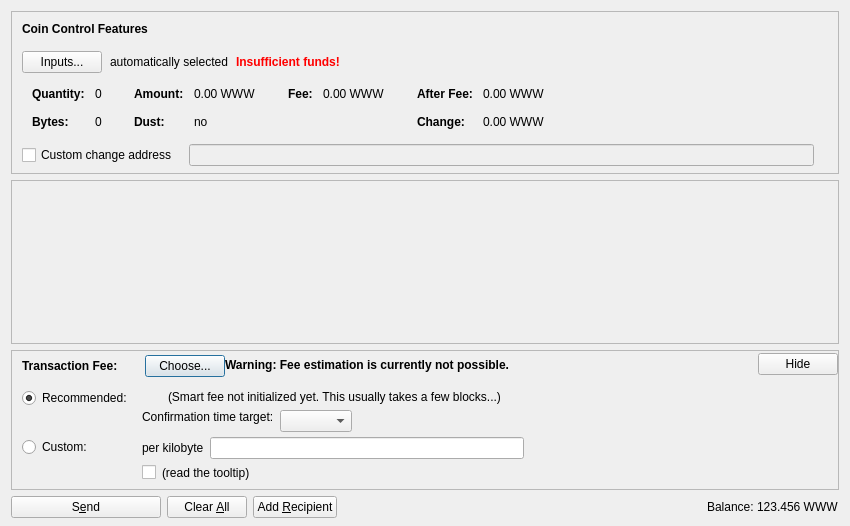
<?xml version="1.0" encoding="UTF-8"?>
<ui version="4.0">
 <class>SendCoinsDialog</class>
 <widget class="QDialog" name="SendCoinsDialog">
  <property name="geometry">
   <rect>
    <x>0</x>
    <y>0</y>
    <width>850</width>
    <height>526</height>
   </rect>
  </property>
  <property name="windowTitle">
   <string>Send Coins</string>
  </property>
  <layout class="QVBoxLayout" name="verticalLayout" stretch="0,1,0,0">
   <property name="bottomMargin">
    <number>8</number>
   </property>
   <item>
    <widget class="QFrame" name="frameCoinControl">
     <property name="sizePolicy">
      <sizepolicy hsizetype="Expanding" vsizetype="Expanding">
       <horstretch>0</horstretch>
       <verstretch>0</verstretch>
      </sizepolicy>
     </property>
     <property name="maximumSize">
      <size>
       <width>16777215</width>
       <height>16777215</height>
      </size>
     </property>
     <property name="frameShape">
      <enum>QFrame::StyledPanel</enum>
     </property>
     <property name="frameShadow">
      <enum>QFrame::Sunken</enum>
     </property>
     <layout class="QVBoxLayout" name="verticalLayoutCoinControl2">
      <property name="spacing">
       <number>0</number>
      </property>
      <property name="leftMargin">
       <number>0</number>
      </property>
      <property name="topMargin">
       <number>0</number>
      </property>
      <property name="rightMargin">
       <number>0</number>
      </property>
      <property name="bottomMargin">
       <number>6</number>
      </property>
      <item>
       <layout class="QVBoxLayout" name="verticalLayoutCoinControl" stretch="0,0,0,0,1">
        <property name="spacing">
         <number>0</number>
        </property>
        <property name="leftMargin">
         <number>10</number>
        </property>
        <property name="topMargin">
         <number>10</number>
        </property>
        <item>
         <layout class="QHBoxLayout" name="horizontalLayoutCoinControl1">
          <property name="bottomMargin">
           <number>15</number>
          </property>
          <item>
           <widget class="QLabel" name="labelCoinControlFeatures">
            <property name="sizePolicy">
             <sizepolicy hsizetype="Preferred" vsizetype="Maximum">
              <horstretch>0</horstretch>
              <verstretch>0</verstretch>
             </sizepolicy>
            </property>
            <property name="font">
             <font>
              <weight>75</weight>
              <bold>true</bold>
             </font>
            </property>
            <property name="styleSheet">
             <string notr="true">font-weight:bold;</string>
            </property>
            <property name="text">
             <string>Coin Control Features</string>
            </property>
           </widget>
          </item>
         </layout>
        </item>
        <item>
         <layout class="QHBoxLayout" name="horizontalLayoutCoinControl2" stretch="0,0,0,0">
          <property name="spacing">
           <number>8</number>
          </property>
          <property name="bottomMargin">
           <number>10</number>
          </property>
          <item>
           <widget class="QPushButton" name="pushButtonCoinControl">
            <property name="styleSheet">
             <string notr="true"/>
            </property>
            <property name="text">
             <string>Inputs...</string>
            </property>
            <property name="autoDefault">
             <bool>false</bool>
            </property>
           </widget>
          </item>
          <item>
           <widget class="QLabel" name="labelCoinControlAutomaticallySelected">
            <property name="text">
             <string>automatically selected</string>
            </property>
            <property name="margin">
             <number>5</number>
            </property>
           </widget>
          </item>
          <item>
           <widget class="QLabel" name="labelCoinControlInsuffFunds">
            <property name="font">
             <font>
              <weight>75</weight>
              <bold>true</bold>
             </font>
            </property>
            <property name="styleSheet">
             <string notr="true">color:red;font-weight:bold;</string>
            </property>
            <property name="text">
             <string>Insufficient funds!</string>
            </property>
            <property name="margin">
             <number>5</number>
            </property>
           </widget>
          </item>
          <item>
           <spacer name="horizontalSpacerCoinControl">
            <property name="orientation">
             <enum>Qt::Horizontal</enum>
            </property>
            <property name="sizeHint" stdset="0">
             <size>
              <width>40</width>
              <height>1</height>
             </size>
            </property>
           </spacer>
          </item>
         </layout>
        </item>
        <item>
         <widget class="QWidget" name="widgetCoinControl" native="true">
          <property name="sizePolicy">
           <sizepolicy hsizetype="Preferred" vsizetype="Preferred">
            <horstretch>0</horstretch>
            <verstretch>0</verstretch>
           </sizepolicy>
          </property>
          <property name="minimumSize">
           <size>
            <width>0</width>
            <height>0</height>
           </size>
          </property>
          <property name="styleSheet">
           <string notr="true"/>
          </property>
          <layout class="QHBoxLayout" name="horizontalLayoutCoinControl5">
           <property name="leftMargin">
            <number>0</number>
           </property>
           <property name="topMargin">
            <number>0</number>
           </property>
           <property name="rightMargin">
            <number>0</number>
           </property>
           <property name="bottomMargin">
            <number>0</number>
           </property>
           <item>
            <layout class="QHBoxLayout" name="horizontalLayoutCoinControl3" stretch="0,0,0,1">
             <property name="spacing">
              <number>20</number>
             </property>
             <property name="topMargin">
              <number>0</number>
             </property>
             <property name="bottomMargin">
              <number>10</number>
             </property>
             <item>
              <layout class="QFormLayout" name="formLayoutCoinControl1">
               <property name="horizontalSpacing">
                <number>10</number>
               </property>
               <property name="verticalSpacing">
                <number>14</number>
               </property>
               <property name="leftMargin">
                <number>10</number>
               </property>
               <property name="topMargin">
                <number>4</number>
               </property>
               <property name="rightMargin">
                <number>6</number>
               </property>
               <item row="0" column="0">
                <widget class="QLabel" name="labelCoinControlQuantityText">
                 <property name="font">
                  <font>
                   <weight>75</weight>
                   <bold>true</bold>
                  </font>
                 </property>
                 <property name="text">
                  <string>Quantity:</string>
                 </property>
                 <property name="margin">
                  <number>0</number>
                 </property>
                </widget>
               </item>
               <item row="0" column="1">
                <widget class="QLabel" name="labelCoinControlQuantity">
                 <property name="cursor">
                  <cursorShape>IBeamCursor</cursorShape>
                 </property>
                 <property name="contextMenuPolicy">
                  <enum>Qt::ActionsContextMenu</enum>
                 </property>
                 <property name="text">
                  <string notr="true">0</string>
                 </property>
                 <property name="margin">
                  <number>0</number>
                 </property>
                 <property name="textInteractionFlags">
                  <set>Qt::LinksAccessibleByMouse|Qt::TextSelectableByKeyboard|Qt::TextSelectableByMouse</set>
                 </property>
                </widget>
               </item>
               <item row="1" column="0">
                <widget class="QLabel" name="labelCoinControlBytesText">
                 <property name="font">
                  <font>
                   <weight>75</weight>
                   <bold>true</bold>
                  </font>
                 </property>
                 <property name="text">
                  <string>Bytes:</string>
                 </property>
                </widget>
               </item>
               <item row="1" column="1">
                <widget class="QLabel" name="labelCoinControlBytes">
                 <property name="cursor">
                  <cursorShape>IBeamCursor</cursorShape>
                 </property>
                 <property name="contextMenuPolicy">
                  <enum>Qt::ActionsContextMenu</enum>
                 </property>
                 <property name="text">
                  <string notr="true">0</string>
                 </property>
                 <property name="textInteractionFlags">
                  <set>Qt::LinksAccessibleByMouse|Qt::TextSelectableByKeyboard|Qt::TextSelectableByMouse</set>
                 </property>
                </widget>
               </item>
              </layout>
             </item>
             <item>
              <layout class="QFormLayout" name="formLayoutCoinControl2">
               <property name="horizontalSpacing">
                <number>10</number>
               </property>
               <property name="verticalSpacing">
                <number>14</number>
               </property>
               <property name="leftMargin">
                <number>6</number>
               </property>
               <property name="topMargin">
                <number>4</number>
               </property>
               <property name="rightMargin">
                <number>6</number>
               </property>
               <item row="0" column="0">
                <widget class="QLabel" name="labelCoinControlAmountText">
                 <property name="font">
                  <font>
                   <weight>75</weight>
                   <bold>true</bold>
                  </font>
                 </property>
                 <property name="text">
                  <string>Amount:</string>
                 </property>
                 <property name="margin">
                  <number>0</number>
                 </property>
                </widget>
               </item>
               <item row="0" column="1">
                <widget class="QLabel" name="labelCoinControlAmount">
                 <property name="cursor">
                  <cursorShape>IBeamCursor</cursorShape>
                 </property>
                 <property name="contextMenuPolicy">
                  <enum>Qt::ActionsContextMenu</enum>
                 </property>
                 <property name="text">
                  <string notr="true">0.00 WWW</string>
                 </property>
                 <property name="textInteractionFlags">
                  <set>Qt::LinksAccessibleByMouse|Qt::TextSelectableByKeyboard|Qt::TextSelectableByMouse</set>
                 </property>
                </widget>
               </item>
               <item row="1" column="0">
                <widget class="QLabel" name="labelCoinControlLowOutputText">
                 <property name="font">
                  <font>
                   <weight>75</weight>
                   <bold>true</bold>
                  </font>
                 </property>
                 <property name="text">
                  <string>Dust:</string>
                 </property>
                </widget>
               </item>
               <item row="1" column="1">
                <widget class="QLabel" name="labelCoinControlLowOutput">
                 <property name="cursor">
                  <cursorShape>IBeamCursor</cursorShape>
                 </property>
                 <property name="contextMenuPolicy">
                  <enum>Qt::ActionsContextMenu</enum>
                 </property>
                 <property name="text">
                  <string notr="true">no</string>
                 </property>
                 <property name="textInteractionFlags">
                  <set>Qt::LinksAccessibleByMouse|Qt::TextSelectableByKeyboard|Qt::TextSelectableByMouse</set>
                 </property>
                </widget>
               </item>
              </layout>
             </item>
             <item>
              <layout class="QFormLayout" name="formLayoutCoinControl3">
               <property name="horizontalSpacing">
                <number>10</number>
               </property>
               <property name="verticalSpacing">
                <number>14</number>
               </property>
               <property name="leftMargin">
                <number>6</number>
               </property>
               <property name="topMargin">
                <number>4</number>
               </property>
               <property name="rightMargin">
                <number>6</number>
               </property>
               <item row="0" column="0">
                <widget class="QLabel" name="labelCoinControlFeeText">
                 <property name="font">
                  <font>
                   <weight>75</weight>
                   <bold>true</bold>
                  </font>
                 </property>
                 <property name="text">
                  <string>Fee:</string>
                 </property>
                 <property name="margin">
                  <number>0</number>
                 </property>
                </widget>
               </item>
               <item row="0" column="1">
                <widget class="QLabel" name="labelCoinControlFee">
                 <property name="cursor">
                  <cursorShape>IBeamCursor</cursorShape>
                 </property>
                 <property name="contextMenuPolicy">
                  <enum>Qt::ActionsContextMenu</enum>
                 </property>
                 <property name="text">
                  <string notr="true">0.00 WWW</string>
                 </property>
                 <property name="textInteractionFlags">
                  <set>Qt::LinksAccessibleByMouse|Qt::TextSelectableByKeyboard|Qt::TextSelectableByMouse</set>
                 </property>
                </widget>
               </item>
              </layout>
             </item>
             <item>
              <layout class="QFormLayout" name="formLayoutCoinControl4">
               <property name="horizontalSpacing">
                <number>10</number>
               </property>
               <property name="verticalSpacing">
                <number>14</number>
               </property>
               <property name="leftMargin">
                <number>6</number>
               </property>
               <property name="topMargin">
                <number>4</number>
               </property>
               <property name="rightMargin">
                <number>6</number>
               </property>
               <item row="0" column="0">
                <widget class="QLabel" name="labelCoinControlAfterFeeText">
                 <property name="font">
                  <font>
                   <weight>75</weight>
                   <bold>true</bold>
                  </font>
                 </property>
                 <property name="text">
                  <string>After Fee:</string>
                 </property>
                 <property name="margin">
                  <number>0</number>
                 </property>
                </widget>
               </item>
               <item row="0" column="1">
                <widget class="QLabel" name="labelCoinControlAfterFee">
                 <property name="cursor">
                  <cursorShape>IBeamCursor</cursorShape>
                 </property>
                 <property name="contextMenuPolicy">
                  <enum>Qt::ActionsContextMenu</enum>
                 </property>
                 <property name="text">
                  <string notr="true">0.00 WWW</string>
                 </property>
                 <property name="textInteractionFlags">
                  <set>Qt::LinksAccessibleByMouse|Qt::TextSelectableByKeyboard|Qt::TextSelectableByMouse</set>
                 </property>
                </widget>
               </item>
               <item row="1" column="0">
                <widget class="QLabel" name="labelCoinControlChangeText">
                 <property name="font">
                  <font>
                   <weight>75</weight>
                   <bold>true</bold>
                  </font>
                 </property>
                 <property name="text">
                  <string>Change:</string>
                 </property>
                </widget>
               </item>
               <item row="1" column="1">
                <widget class="QLabel" name="labelCoinControlChange">
                 <property name="cursor">
                  <cursorShape>IBeamCursor</cursorShape>
                 </property>
                 <property name="contextMenuPolicy">
                  <enum>Qt::ActionsContextMenu</enum>
                 </property>
                 <property name="text">
                  <string notr="true">0.00 WWW</string>
                 </property>
                 <property name="textInteractionFlags">
                  <set>Qt::LinksAccessibleByMouse|Qt::TextSelectableByKeyboard|Qt::TextSelectableByMouse</set>
                 </property>
                </widget>
               </item>
              </layout>
             </item>
            </layout>
           </item>
          </layout>
         </widget>
        </item>
        <item>
         <layout class="QHBoxLayout" name="horizontalLayoutCoinControl4" stretch="0,0,0">
          <property name="spacing">
           <number>12</number>
          </property>
          <property name="sizeConstraint">
           <enum>QLayout::SetDefaultConstraint</enum>
          </property>
          <property name="topMargin">
           <number>5</number>
          </property>
          <property name="rightMargin">
           <number>5</number>
          </property>
          <item>
           <widget class="QCheckBox" name="checkBoxCoinControlChange">
            <property name="toolTip">
             <string>If this is activated, but the change address is empty or invalid, change will be sent to a newly generated address.</string>
            </property>
            <property name="text">
             <string>Custom change address</string>
            </property>
           </widget>
          </item>
          <item>
           <widget class="QValidatedLineEdit" name="lineEditCoinControlChange">
            <property name="enabled">
             <bool>false</bool>
            </property>
            <property name="sizePolicy">
             <sizepolicy hsizetype="Expanding" vsizetype="Fixed">
              <horstretch>0</horstretch>
              <verstretch>0</verstretch>
             </sizepolicy>
            </property>
           </widget>
          </item>
          <item>
           <widget class="QLabel" name="labelCoinControlChangeLabel">
            <property name="sizePolicy">
             <sizepolicy hsizetype="Preferred" vsizetype="Expanding">
              <horstretch>0</horstretch>
              <verstretch>0</verstretch>
             </sizepolicy>
            </property>
            <property name="minimumSize">
             <size>
              <width>0</width>
              <height>0</height>
             </size>
            </property>
            <property name="text">
             <string/>
            </property>
            <property name="margin">
             <number>3</number>
            </property>
           </widget>
          </item>
         </layout>
        </item>
        <item>
         <spacer name="verticalSpacerCoinControl">
          <property name="orientation">
           <enum>Qt::Vertical</enum>
          </property>
          <property name="sizeHint" stdset="0">
           <size>
            <width>800</width>
            <height>1</height>
           </size>
          </property>
         </spacer>
        </item>
       </layout>
      </item>
     </layout>
    </widget>
   </item>
   <item>
    <widget class="QScrollArea" name="scrollArea">
     <property name="widgetResizable">
      <bool>true</bool>
     </property>
     <widget class="QWidget" name="scrollAreaWidgetContents">
      <property name="geometry">
       <rect>
        <x>0</x>
        <y>0</y>
        <width>830</width>
        <height>104</height>
       </rect>
      </property>
      <layout class="QVBoxLayout" name="verticalLayout_2" stretch="0,1">
       <property name="leftMargin">
        <number>0</number>
       </property>
       <property name="topMargin">
        <number>0</number>
       </property>
       <property name="rightMargin">
        <number>0</number>
       </property>
       <property name="bottomMargin">
        <number>0</number>
       </property>
       <item>
        <layout class="QVBoxLayout" name="entries">
         <property name="spacing">
          <number>6</number>
         </property>
        </layout>
       </item>
       <item>
        <spacer name="verticalSpacer">
         <property name="orientation">
          <enum>Qt::Vertical</enum>
         </property>
         <property name="sizeHint" stdset="0">
          <size>
           <width>20</width>
           <height>40</height>
          </size>
         </property>
        </spacer>
       </item>
      </layout>
     </widget>
    </widget>
   </item>
   <item>
    <widget class="QFrame" name="frameFee">
     <property name="sizePolicy">
      <sizepolicy hsizetype="Expanding" vsizetype="Expanding">
       <horstretch>0</horstretch>
       <verstretch>0</verstretch>
      </sizepolicy>
     </property>
     <property name="maximumSize">
      <size>
       <width>16777215</width>
       <height>16777215</height>
      </size>
     </property>
     <property name="frameShape">
      <enum>QFrame::StyledPanel</enum>
     </property>
     <property name="frameShadow">
      <enum>QFrame::Sunken</enum>
     </property>
     <layout class="QVBoxLayout" name="verticalLayoutFee1">
      <property name="spacing">
       <number>0</number>
      </property>
      <property name="leftMargin">
       <number>0</number>
      </property>
      <property name="topMargin">
       <number>0</number>
      </property>
      <property name="rightMargin">
       <number>0</number>
      </property>
      <property name="bottomMargin">
       <number>0</number>
      </property>
      <item>
       <layout class="QVBoxLayout" name="verticalLayoutFee2" stretch="0,0,0">
        <property name="spacing">
         <number>0</number>
        </property>
        <property name="leftMargin">
         <number>10</number>
        </property>
        <property name="topMargin">
         <number>0</number>
        </property>
        <item>
         <layout class="QHBoxLayout" name="horizontalLayoutFee1">
          <property name="bottomMargin">
           <number>0</number>
          </property>
          <item>
           <layout class="QVBoxLayout" name="verticalLayoutFee7">
            <property name="spacing">
             <number>0</number>
            </property>
            <item>
             <spacer name="verticalSpacerSmartFee">
              <property name="orientation">
               <enum>Qt::Vertical</enum>
              </property>
              <property name="sizeType">
               <enum>QSizePolicy::Fixed</enum>
              </property>
              <property name="sizeHint" stdset="0">
               <size>
                <width>1</width>
                <height>4</height>
               </size>
              </property>
             </spacer>
            </item>
            <item>
             <layout class="QHBoxLayout" name="horizontalLayoutSmartFee">
              <property name="spacing">
               <number>10</number>
              </property>
              <item>
               <widget class="QLabel" name="labelFeeHeadline">
                <property name="sizePolicy">
                 <sizepolicy hsizetype="Preferred" vsizetype="Maximum">
                  <horstretch>0</horstretch>
                  <verstretch>0</verstretch>
                 </sizepolicy>
                </property>
                <property name="font">
                 <font>
                  <weight>75</weight>
                  <bold>true</bold>
                 </font>
                </property>
                <property name="styleSheet">
                 <string notr="true">font-weight:bold;</string>
                </property>
                <property name="text">
                 <string>Transaction Fee:</string>
                </property>
               </widget>
              </item>
              <item>
               <widget class="QLabel" name="labelFeeMinimized">
                <property name="text">
                 <string/>
                </property>
               </widget>
              </item>
              <item>
               <widget class="QPushButton" name="buttonChooseFee">
                <property name="text">
                 <string>Choose...</string>
                </property>
               </widget>
              </item>
             </layout>
            </item>
            <item>
             <spacer name="verticalSpacer_5">
              <property name="orientation">
               <enum>Qt::Vertical</enum>
              </property>
              <property name="sizeHint" stdset="0">
               <size>
                <width>1</width>
                <height>1</height>
               </size>
              </property>
             </spacer>
            </item>
           </layout>
          </item>
          <item>
           <widget class="QLabel" name="fallbackFeeWarningLabel">
            <property name="toolTip">
             <string>Using the fallbackfee can result in sending a transaction that will take several hours or days (or never) to confirm. Consider choosing your fee manually or wait until you have validated the complete chain.</string>
            </property>
            <property name="font">
            <font>
                <weight>75</weight>
                <bold>true</bold>
            </font>
            </property>
            <property name="text">
             <string>Warning: Fee estimation is currently not possible.</string>
            </property>
            <property name="wordWrap">
             <bool>false</bool>
            </property>
           </widget>
          </item>
          <item>
           <spacer name="horizontalSpacer_4">
            <property name="orientation">
             <enum>Qt::Horizontal</enum>
            </property>
            <property name="sizeType">
             <enum>QSizePolicy::MinimumExpanding</enum>
            </property>
            <property name="sizeHint" stdset="0">
             <size>
              <width>40</width>
              <height>20</height>
             </size>
            </property>
           </spacer>
          </item>
          <item>
           <widget class="QPushButton" name="buttonMinimizeFee">
            <property name="toolTip">
             <string>collapse fee-settings</string>
            </property>
            <property name="text">
             <string>Hide</string>
            </property>
           </widget>
          </item>
         </layout>
        </item>
        <item>
         <widget class="QFrame" name="frameFeeSelection">
          <layout class="QVBoxLayout" name="verticalLayoutFee12">
           <property name="spacing">
            <number>0</number>
           </property>
           <property name="leftMargin">
            <number>0</number>
           </property>
           <property name="topMargin">
            <number>0</number>
           </property>
           <property name="rightMargin">
            <number>0</number>
           </property>
           <property name="bottomMargin">
            <number>0</number>
           </property>
           <item>
            <layout class="QGridLayout" name="gridLayoutFee">
             <property name="topMargin">
              <number>10</number>
             </property>
             <property name="bottomMargin">
              <number>4</number>
             </property>
             <property name="horizontalSpacing">
              <number>10</number>
             </property>
             <property name="verticalSpacing">
              <number>4</number>
             </property>
             <item row="1" column="1">
              <layout class="QVBoxLayout" name="verticalLayoutFee8">
               <property name="spacing">
                <number>6</number>
               </property>
               <item>
                <layout class="QHBoxLayout" name="horizontalLayoutFee13">
                 <item>
                  <widget class="QLabel" name="labelCustomPerKilobyte">
                   <property name="toolTip">
                    <string>If the custom fee is set to 1000 satoshis and the transaction is only 250 bytes, then &quot;per kilobyte&quot; only pays 250 satoshis in fee, while &quot;total at least&quot; pays 1000 satoshis. For transactions bigger than a kilobyte both pay by kilobyte.</string>
                   </property>
                   <property name="text">
                    <string>per kilobyte</string>
                   </property>
                  </widget>
                 </item>
                 <item>
                  <widget class="BitcoinAmountField" name="customFee"/>
                 </item>
                 <item>
                  <spacer name="horizontalSpacer_6">
                   <property name="orientation">
                    <enum>Qt::Horizontal</enum>
                   </property>
                   <property name="sizeHint" stdset="0">
                    <size>
                     <width>1</width>
                     <height>1</height>
                    </size>
                   </property>
                  </spacer>
                 </item>
                </layout>
               </item>
               <item>
                <layout class="QHBoxLayout" name="horizontalLayoutFee8">
                 <item>
                  <widget class="QCheckBox" name="checkBoxMinimumFee">
                   <property name="toolTip">
                    <string>Paying only the minimum fee is just fine as long as there is less transaction volume than space in the blocks. But be aware that this can end up in a never confirming transaction once there is more demand for wwwcoin transactions than the network can process.</string>
                   </property>
                   <property name="text">
                    <string/>
                   </property>
                  </widget>
                 </item>
                 <item>
                  <widget class="QLabel" name="labelMinFeeWarning">
                   <property name="enabled">
                    <bool>true</bool>
                   </property>
                   <property name="toolTip">
                    <string>Paying only the minimum fee is just fine as long as there is less transaction volume than space in the blocks. But be aware that this can end up in a never confirming transaction once there is more demand for wwwcoin transactions than the network can process.</string>
                   </property>
                   <property name="text">
                    <string>(read the tooltip)</string>
                   </property>
                   <property name="margin">
                    <number>5</number>
                   </property>
                  </widget>
                 </item>
                 <item>
                  <spacer name="horizontalSpacer_2">
                   <property name="orientation">
                    <enum>Qt::Horizontal</enum>
                   </property>
                   <property name="sizeHint" stdset="0">
                    <size>
                     <width>1</width>
                     <height>1</height>
                    </size>
                   </property>
                  </spacer>
                 </item>
                </layout>
               </item>
              </layout>
             </item>
             <item row="0" column="0">
              <layout class="QVBoxLayout" name="verticalLayoutFee4" stretch="0,1">
               <item>
                <widget class="QRadioButton" name="radioSmartFee">
                 <property name="text">
                  <string>Recommended:</string>
                 </property>
                 <property name="checked">
                  <bool>true</bool>
                 </property>
                 <attribute name="buttonGroup">
                  <string notr="true">groupFee</string>
                 </attribute>
                </widget>
               </item>
               <item>
                <spacer name="verticalSpacer_2">
                 <property name="orientation">
                  <enum>Qt::Vertical</enum>
                 </property>
                 <property name="sizeHint" stdset="0">
                  <size>
                   <width>1</width>
                   <height>1</height>
                  </size>
                 </property>
                </spacer>
               </item>
              </layout>
             </item>
             <item row="1" column="0">
              <layout class="QVBoxLayout" name="verticalLayoutFee9" stretch="0,1">
               <item>
                <widget class="QRadioButton" name="radioCustomFee">
                 <property name="text">
                  <string>Custom:</string>
                 </property>
                 <attribute name="buttonGroup">
                  <string notr="true">groupFee</string>
                 </attribute>
                </widget>
               </item>
               <item>
                <spacer name="verticalSpacer_6">
                 <property name="orientation">
                  <enum>Qt::Vertical</enum>
                 </property>
                 <property name="sizeHint" stdset="0">
                  <size>
                   <width>1</width>
                   <height>1</height>
                  </size>
                 </property>
                </spacer>
               </item>
              </layout>
             </item>
             <item row="0" column="1">
              <layout class="QVBoxLayout" name="verticalLayoutFee3" stretch="0,0,1">
               <property name="spacing">
                <number>6</number>
               </property>
               <property name="topMargin">
                <number>2</number>
               </property>
               <item>
                <layout class="QHBoxLayout" name="horizontalLayoutFee12">
                 <item>
                  <widget class="QLabel" name="labelSmartFee">
                   <property name="text">
                    <string/>
                   </property>
                   <property name="margin">
                    <number>2</number>
                   </property>
                  </widget>
                 </item>
                 <item>
                  <widget class="QLabel" name="labelFeeEstimation">
                   <property name="text">
                    <string/>
                   </property>
                  </widget>
                 </item>
                 <item>
                  <widget class="QLabel" name="labelSmartFee2">
                   <property name="text">
                    <string>(Smart fee not initialized yet. This usually takes a few blocks...)</string>
                   </property>
                   <property name="margin">
                    <number>2</number>
                   </property>
                  </widget>
                 </item>
                 <item>
                  <spacer name="horizontalSpacer_5">
                   <property name="orientation">
                    <enum>Qt::Horizontal</enum>
                   </property>
                   <property name="sizeHint" stdset="0">
                    <size>
                     <width>1</width>
                     <height>1</height>
                    </size>
                   </property>
                  </spacer>
                 </item>
                </layout>
               </item>
               <item>
                <layout class="QHBoxLayout" name="horizontalLayoutFee9">
                 <item>
                  <layout class="QVBoxLayout" name="verticalLayoutFee6">
                   <item>
                    <widget class="QLabel" name="labelSmartFee3">
                     <property name="text">
                      <string>Confirmation time target:</string>
                     </property>
                     <property name="margin">
                      <number>2</number>
                     </property>
                    </widget>
                   </item>
                   <item>
                    <spacer name="verticalSpacer_3">
                     <property name="orientation">
                      <enum>Qt::Vertical</enum>
                     </property>
                     <property name="sizeHint" stdset="0">
                      <size>
                       <width>1</width>
                       <height>1</height>
                      </size>
                     </property>
                    </spacer>
                   </item>
                  </layout>
                 </item>
                 <item>
                  <layout class="QVBoxLayout" name="verticalLayoutFee5">
                   <property name="rightMargin">
                    <number>30</number>
                   </property>
                   <item>
                    <layout class="QHBoxLayout" name="horizontalLayoutConfTarget">
                     <property name="bottomMargin">
                      <number>0</number>
                     </property>
                     <item>
                      <widget class="QComboBox" name="confTargetSelector"/>
                     </item>
                     <item>
                      <spacer name="horizontalSpacerConfTarget">
                       <property name="orientation">
                        <enum>Qt::Horizontal</enum>
                       </property>
                       <property name="sizeHint" stdset="0">
                        <size>
                         <width>40</width>
                         <height>20</height>
                        </size>
                       </property>
                      </spacer>
                     </item>
                    </layout>
                   </item>
                  </layout>
                 </item>
                </layout>
               </item>
               <item>
                <spacer name="verticalSpacer_4">
                 <property name="orientation">
                  <enum>Qt::Vertical</enum>
                 </property>
                 <property name="sizeHint" stdset="0">
                  <size>
                   <width>1</width>
                   <height>1</height>
                  </size>
                 </property>
                </spacer>
               </item>
              </layout>
             </item>
            </layout>
           </item>
          </layout>
         </widget>
        </item>
        <item>
         <spacer name="verticalSpacerFee">
          <property name="orientation">
           <enum>Qt::Vertical</enum>
          </property>
          <property name="sizeHint" stdset="0">
           <size>
            <width>40</width>
            <height>5</height>
           </size>
          </property>
         </spacer>
        </item>
       </layout>
      </item>
     </layout>
    </widget>
   </item>
   <item>
    <layout class="QHBoxLayout" name="horizontalLayout">
     <item>
      <widget class="QPushButton" name="sendButton">
       <property name="minimumSize">
        <size>
         <width>150</width>
         <height>0</height>
        </size>
       </property>
       <property name="toolTip">
        <string>Confirm the send action</string>
       </property>
       <property name="text">
        <string>S&amp;end</string>
       </property>
       <property name="icon">
        <iconset resource="../bitcoin.qrc">
         <normaloff>:/icons/send</normaloff>:/icons/send</iconset>
       </property>
       <property name="autoDefault">
        <bool>false</bool>
       </property>
       <property name="default">
        <bool>false</bool>
       </property>
      </widget>
     </item>
     <item>
      <widget class="QPushButton" name="clearButton">
       <property name="sizePolicy">
        <sizepolicy hsizetype="Minimum" vsizetype="Fixed">
         <horstretch>0</horstretch>
         <verstretch>0</verstretch>
        </sizepolicy>
       </property>
       <property name="toolTip">
        <string>Clear all fields of the form.</string>
       </property>
       <property name="text">
        <string>Clear &amp;All</string>
       </property>
       <property name="icon">
        <iconset resource="../bitcoin.qrc">
         <normaloff>:/icons/remove</normaloff>:/icons/remove</iconset>
       </property>
       <property name="autoDefault">
        <bool>false</bool>
       </property>
      </widget>
     </item>
     <item>
      <widget class="QPushButton" name="addButton">
       <property name="toolTip">
        <string>Send to multiple recipients at once</string>
       </property>
       <property name="text">
        <string>Add &amp;Recipient</string>
       </property>
       <property name="icon">
        <iconset resource="../bitcoin.qrc">
         <normaloff>:/icons/add</normaloff>:/icons/add</iconset>
       </property>
       <property name="autoDefault">
        <bool>false</bool>
       </property>
      </widget>
     </item>
     <item>
      <spacer name="horizontalSpacer">
       <property name="orientation">
        <enum>Qt::Horizontal</enum>
       </property>
       <property name="sizeHint" stdset="0">
        <size>
         <width>40</width>
         <height>20</height>
        </size>
       </property>
      </spacer>
     </item>
     <item>
      <layout class="QHBoxLayout" name="horizontalLayout_2">
       <property name="spacing">
        <number>3</number>
       </property>
       <item>
        <widget class="QLabel" name="label">
         <property name="sizePolicy">
          <sizepolicy hsizetype="Preferred" vsizetype="Fixed">
           <horstretch>0</horstretch>
           <verstretch>0</verstretch>
          </sizepolicy>
         </property>
         <property name="text">
          <string>Balance:</string>
         </property>
        </widget>
       </item>
       <item>
        <widget class="QLabel" name="labelBalance">
         <property name="sizePolicy">
          <sizepolicy hsizetype="Preferred" vsizetype="Fixed">
           <horstretch>0</horstretch>
           <verstretch>0</verstretch>
          </sizepolicy>
         </property>
         <property name="cursor">
          <cursorShape>IBeamCursor</cursorShape>
         </property>
         <property name="text">
          <string notr="true">123.456 WWW</string>
         </property>
         <property name="textInteractionFlags">
          <set>Qt::LinksAccessibleByMouse|Qt::TextSelectableByKeyboard|Qt::TextSelectableByMouse</set>
         </property>
        </widget>
       </item>
      </layout>
     </item>
    </layout>
   </item>
  </layout>
 </widget>
 <customwidgets>
  <customwidget>
   <class>QValidatedLineEdit</class>
   <extends>QLineEdit</extends>
   <header>qvalidatedlineedit.h</header>
  </customwidget>
  <customwidget>
   <class>BitcoinAmountField</class>
   <extends>QLineEdit</extends>
   <header>bitcoinamountfield.h</header>
   <container>1</container>
  </customwidget>
 </customwidgets>
 <resources>
  <include location="../bitcoin.qrc"/>
 </resources>
 <connections/>
 <buttongroups>
  <buttongroup name="groupFee"/>
 </buttongroups>
</ui>
